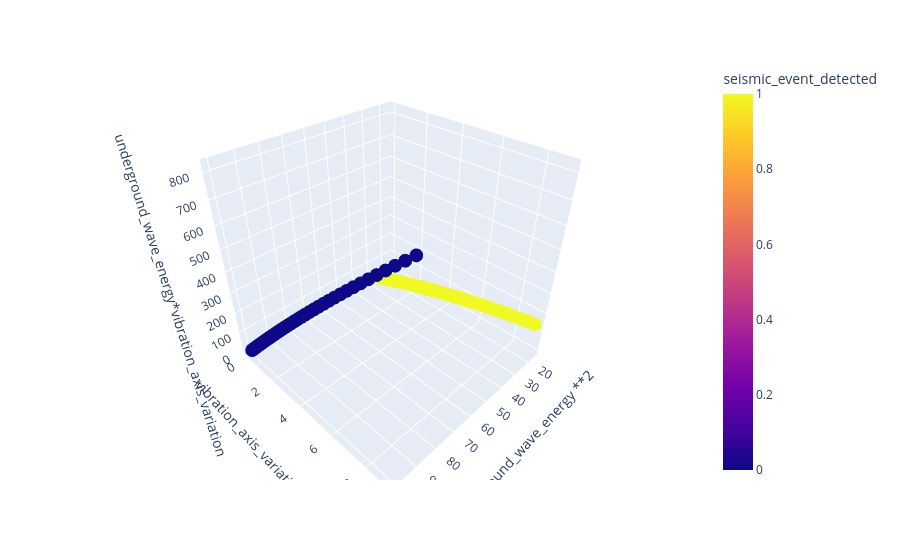

Notebook code for this chart:
### Code cell
fig = px.scatter_3d(data, x='underground_wave_energy **2', y='vibration_axis_variation **2', z='underground_wave_energy*vibration_axis_variation', color ="seismic_event_detected")
fig.show()

### Figure 1 — Plotly figure (JSON) as saved in the notebook; plotly's stock layout.template omitted (floating-point values rounded to 4 significant figures; data arrays with more than 128 entries replaced by an {"elided": "..."} marker saying what was removed)
{"data": [{"hovertemplate": "underground_wave_energy **2=%{x}<br>vibration_axis_variation **2=%{y}<br>underground_wave_energy*vibration_axis_variation=%{z}<br>seismic_event_detected=%{marker.color}<extra></extra>", "legendgroup": "", "marker": {"color": {"elided": "400 int values"}, "coloraxis": "coloraxis", "symbol": "circle"}, "mode": "markers", "name": "", "scene": "scene", "showlegend": false, "x": {"elided": "400 float values"}, "y": {"elided": "400 float values"}, "z": {"elided": "400 float values"}, "type": "scatter3d"}], "layout": {"scene": {"domain": {"x": [0.0, 1.0], "y": [0.0, 1.0]}, "xaxis": {"title": {"text": "underground_wave_energy **2"}}, "yaxis": {"title": {"text": "vibration_axis_variation **2"}}, "zaxis": {"title": {"text": "underground_wave_energy*vibration_axis_variation"}}}, "coloraxis": {"colorbar": {"title": {"text": "seismic_event_detected"}}, "colorscale": [[0.0, "#0d0887"], [0.1111, "#46039f"], [0.2222, "#7201a8"], [0.3333, "#9c179e"], [0.4444, "#bd3786"], [0.5556, "#d8576b"], [0.6667, "#ed7953"], [0.7778, "#fb9f3a"], [0.8889, "#fdca26"], [1.0, "#f0f921"]]}, "legend": {"tracegroupgap": 0}, "margin": {"t": 60}}}
